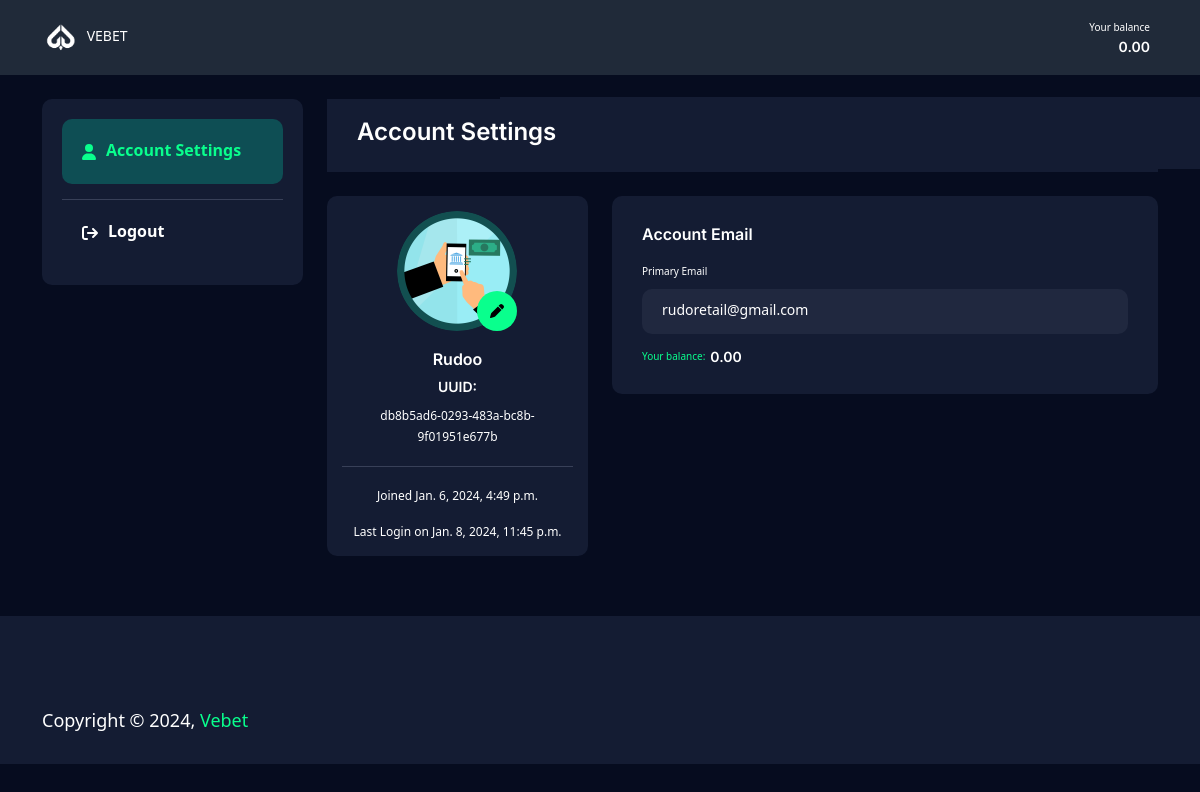
Page /profile/ (signed in) on the committed database.
### betapp/models.py (models this page shows, shortened)
class Profile(models.Model):
    profile_id = models.UUIDField(default=uuid.uuid4, blank=True)
    user = models.ForeignKey(User, on_delete=models.CASCADE, related_name="UserProfile", blank=True)
    balance = models.DecimalField(decimal_places=2, max_digits=10, default=0.00, blank=True)
    profile_picture = models.ImageField(upload_to="profilepic", default="profile.jpg")
    payment = models.ImageField(upload_to="paymentpic", null=True, blank=True)

### betapp/views.py (the view, shortened to what this page needs)
# urls.py: path("profile/", profile, name="profile"),
@login_required(login_url="login")
def profile(request):
    profile = Profile.objects.get(user=request.user)
    profileform = ProfileForm(instance=profile)
    userform = MyRegisterationForm(instance=request.user)
    context = {"profile":profile, "profileform":profileform, "userform":userform}
    return render(request, "dashboard.html", context)

### betapp/forms.py
class ProfileForm(forms.ModelForm):
    class Meta:
        model = Profile
        fields = "__all__"

class MyRegisterationForm(UserCreationForm):
    email = forms.EmailField(widget=forms.EmailInput())
    class Meta:
        model = User
        fields = ["username", "email", "password1", "password2"]

### templates/dashboard.html (shortened to what this page needs)
{% load static %}
<!DOCTYPE html>
<html lang="en">
<head>
    <link rel="stylesheet" href="{% static 'assets/css/bootstrap.min.css' %}">
    <link rel="stylesheet" href="{% static 'assets/css/magnific-popup.css' %}">
    <link rel="stylesheet" href="{% static 'assets/css/owl.carousel.min.css' %}">
    <link rel="stylesheet" href="{% static 'assets/css/owl.theme.default.css' %}">
    <link rel="stylesheet" href="{% static 'assets/css/nice-select.css' %}">
    <link rel="stylesheet" href="{% static 'assets/glyphter-font/css/Glyphter.css' %}">
    <link rel="stylesheet" href="{% static 'assets/css/animate.css' %}">
    <link rel="stylesheet" href="{% static 'assets/css/all.min.css' %}">
    <link rel="stylesheet" href="{% static 'assets/css/main.css' %}">
    <link rel="stylesheet" href="{% static 'assets/css/custom.css' %}">
</head>
<body>
    <header class="header-section dashboard__header">
        <div class="container p-0">
            <div class="header-wrapper">
                <div class="menu__left__wrap">
                    <div class="logo-menu px-2">
                        <a href="{% url 'home' %}" class="logo">
                            <img src="{% static 'assets/images/vb-logo.png' %}" alt="logo" style="width: 30%;">
                            <span>VEBET</span>
                        </a>
                    </div>
                </div>
                <div class="dashboar__wrap">
                    <div class="items d__text">
                        <span class="small">Your balance</span>
                        <h6>{{profile.balance}}</h6>
                    </div>
                </div>
            </div>
        </div>
    </header>
    <section class="dashboard__body mt__30 pb-60">
        <div class="container">
            <div class="row g-4">
                <div class="col-xxl-3 col-xl-3 col-lg-4">
                    <div class="dashboard__side__bar">
                        <ul class="account__menu">
                            <li>
                                <a href="" class="active">
                                    <span class="icons">
                                        <i class="fa-solid fa-user"></i>
                                    </span>
                                    <span>
                                        Account Settings
                                    </span>
                                </a>
                            </li>
                            <li>
                                <a href="{% url 'logout' %}">
                                    <span class="icons">
                                        <i class="fa-solid fa-arrow-right-from-bracket"></i>
                                    </span>
                                    <span>
                                       Logout
                                    </span>
                                </a>
                            </li>
                        </ul>
                    </div>
                </div>
                <div class="col-xxl-9 col-xl-9 col-lg-8">
                    <div class="dashboard__body__wrap">
                        <h3 class="account__head mb__30">
                            Account Settings
                        </h3>
                        <div class="row g-4">
                            <div class="col-xl-4">
                                <div class="user__box">
                                    <div class="img__change">
                                        <img src="{{profile.profile_picture.url}}" alt="profile">
                                        <form class="icons profileIcon" id="profile-picture" method="POST" enctype="multipart/form-data">
                                            <label for="id_profile_picture"><i class="fas fa-pen"></i></label>
                                            {{profileform.profile_picture}}
                                        </form>
                                    </div>
                                    <div class="user__content">
                                        <h5 class="usertext__one">{{profile.user.username}}</h5>
                                        <h6 class="usertext__two">UUID:</h6>
                                        <a href="" class="link">
                                            {{profile.profile_id}}
                                        </a>
                                    </div>
                                    <div class="user__dated">
                                        <span class="date">Joined {{profile.user.date_joined}}</span>
                                        <a href="#0" class="lastlogin">
                                            Last Login on {{profile.user.last_login}}
                                        </a>
                                    </div>
                                </div>
                            </div>
                            <div class="col-xl-8">
                                <div class="account__body">
                                    <div class="account__email mb__30">
                                        <h5>
                                            Account Email
                                        </h5>
                                        <span class="subtitle">
                                            Primary Email
                                        </span>
                                        <div class="form__wrap">
                                            <form action="#" class="userform">
                                                {{userform.email}}
                                            </form>
                                        </div>
                                        <div class="add__email">
                                            <span class="small">Your balance:</span>
                                            <h6 style="color: white;">{{profile.balance}}</h6>
                                        </div>
                                    </div>
                                </div>
                            </div>
                        </div>
                    </div>
                </div>
            </div>
        </div>
    </section>
    <footer class="footer__section pt-60">
        <div class="container">
            <div class="footer__bottom">
                <p class="text-white">
                        Copyright &copy; 2024, <a href="#0" class="text--base">Vebet</a>
                </p>
            </div>
        </div>
    </footer>
</body>
</html>

### templates/dashboard.html (style rules this page uses)
.userform input { color: white; }

### rows in the picture
Profile: balance "0.00", profile_picture (picture), user.username "Rudoo", profile_id "db8b5ad6-0293-483a-bc8b-9f01951e677b", user.date_joined "Jan. 6, 2024, 4:49 p.m.", user.last_login "Jan. 8, 2024, 11:45 p.m."
